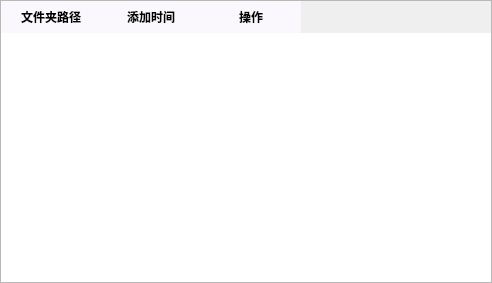
<?xml version="1.0" encoding="UTF-8"?>
<ui version="4.0">
 <class>widget_table</class>
 <widget class="QWidget" name="widget_table">
  <property name="geometry">
   <rect>
    <x>0</x>
    <y>0</y>
    <width>492</width>
    <height>283</height>
   </rect>
  </property>
  <property name="windowTitle">
   <string>Form</string>
  </property>
  <layout class="QVBoxLayout" name="verticalLayout">
   <property name="spacing">
    <number>0</number>
   </property>
   <property name="leftMargin">
    <number>0</number>
   </property>
   <property name="topMargin">
    <number>0</number>
   </property>
   <property name="rightMargin">
    <number>0</number>
   </property>
   <property name="bottomMargin">
    <number>0</number>
   </property>
   <item>
    <widget class="TableWidget" name="tableWidget_dirs_path">
     <property name="minimumSize">
      <size>
       <width>400</width>
       <height>80</height>
      </size>
     </property>
     <property name="styleSheet">
      <string notr="true">QTableWidget {
    gridline-color: #eee;
    selection-background-color: #e3f2fd;
    selection-color: #333; /* 选中单元格的字体颜色 */
    color: #555; /* 默认字体颜色（未选中状态） */
    font-family: &quot;Microsoft YaHei&quot;, sans-serif; /* 可选：设置字体 */
    font-size: 12px; /* 可选：设置字体大小 */
}
QHeaderView::section {
	background-color: rgb(250,248,252);
	color: black;
	font-weight:bold;
	border: none;
	padding: 5px;
}</string>
     </property>
     <column>
      <property name="text">
       <string>文件夹路径</string>
      </property>
     </column>
     <column>
      <property name="text">
       <string>添加时间</string>
      </property>
     </column>
     <column>
      <property name="text">
       <string>操作</string>
      </property>
     </column>
    </widget>
   </item>
  </layout>
 </widget>
 <customwidgets>
  <customwidget>
   <class>TableWidget</class>
   <extends>QTableWidget</extends>
   <header>qfluentwidgets.components.widgets.table_view</header>
  </customwidget>
 </customwidgets>
 <resources/>
 <connections/>
</ui>
